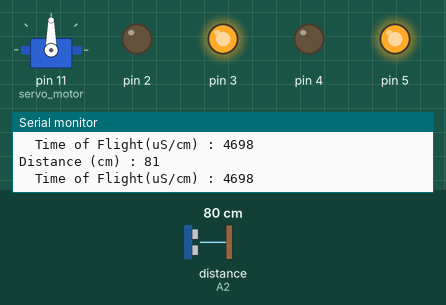
Bench run of a sketch on a simulated Arduino Uno, built with avr-gcc and run on an emulated ATmega328P. On the bench: servo, output pins drawn as LEDs (lit = HIGH), the last lines printed to the serial monitor. The test bench sets the inputs (shaded band); at power-on: distance to the obstacle (sensor on A2) 80 cm. The echo pulse lasts 58.3 µs per cm.

Above: at 3.9 s.
4.0 s: distance to the obstacle (sensor on A2) set to 23 cm
7.0 s: distance to the obstacle (sensor on A2) set to 19 cm
At 8.6 s:
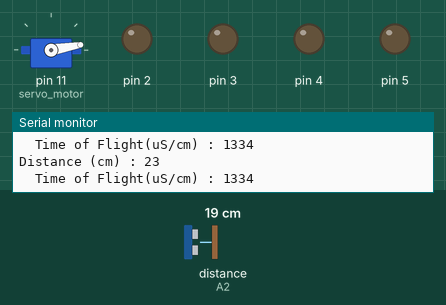
10.0 s: distance to the obstacle (sensor on A2) set to 120 cm
At 10.4 s:
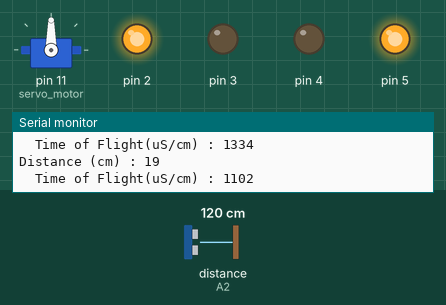
12.0 s: distance to the obstacle (sensor on A2) set to 2 cm
At 14.7 s:
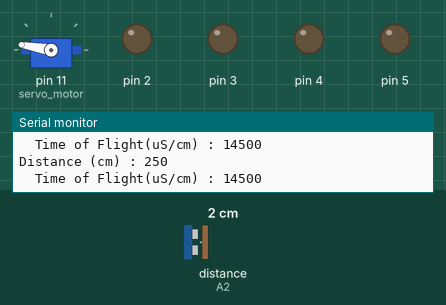
Timing chart, 0 to 16.0 s (numbered marks = the images above; inputs shaded):
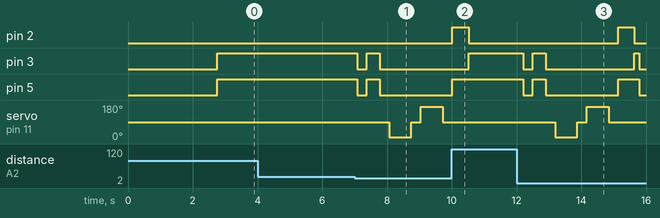

Measured:
- the behaviour switches between 21 and 20 cm on distance to the obstacle (sensor on A2) (found by bisection; images 0 and 1)
- after the input at 7.0 s, pin 3, pin 5: HIGH → LOW after 0.08 s, → HIGH 0.30 s later, → LOW 0.40 s later; servo on pin 11 (servo_motor): 90° → 10° after 1.1 s, → 90° 0.67 s later, → 170° 0.30 s later, → 90° 0.67 s later
- after the input at 10.0 s, pin 3: goes on until 10.5 s, then stays HIGH; pin 5: goes on until 10.0 s, then stays HIGH; servo on pin 11 (servo_motor): stays 90° (without the input it goes to 10° after 1.7 s)
- after the input at 12.0 s, pin 2: LOW → HIGH after 3.1 s, → LOW 0.50 s later; pin 3: goes LOW 0.30 s, HIGH 0.40 s, LOW 2.7 s, HIGH 0.15 s, then LOW, starting after 0.20 s

The sketch:

Motor_C_language.ino
```cpp
#include <Servo.h>
#include <NewPing.h>
#include <avr/io.h>
#include <util/delay.h>

// const int LeftMotorForward = 5;
// const int LeftMotorBackward = 4;
// const int RightMotorForward = 3;
// const int RightMotorBackward = 2;

//sensor pins
#define trig_pin A1 //analog input 1
#define echo_pin A2 //analog input 2

// int LED1 = 8;
// int LED2 = 9;
// int LED3 = 10;


boolean goesForward = false;
int distance = 100;

NewPing sonar(trig_pin, echo_pin, distance); //sensor function
Servo servo_motor; //our servo name


void setup(){

 DDRD |= ((1 << 2) | (1 << 3) | (1 << 4) | (1 << 5));
 DDRB |= ((1 << 8) | (1 << 9) | (1 << 10));
  // pinMode(RightMotorForward, OUTPUT);
  // pinMode(LeftMotorForward, OUTPUT);
  // pinMode(LeftMotorBackward, OUTPUT);
  // pinMode(RightMotorBackward, OUTPUT);
  // pinMode(LED1, OUTPUT);
  // pinMode(LED2, OUTPUT);
  // pinMode(LED3, OUTPUT);

  servo_motor.attach(11); //our servo pin

  servo_motor.write(90);
  delay(2000);
  distance = readPing();
  delay(100);
  distance = readPing();
  delay(100);
  distance = readPing();
  delay(100);
  distance = readPing();
  delay(100);
}

void loop(){

  // digitalWrite(LED1, LOW);
  // digitalWrite(LED2, LOW);
  // digitalWrite(LED3, LOW);
  PORTB &= ~((1 << 8) | (1 << 9) | (1 << 10));

  int distanceRight = 0;
  int distanceLeft = 0;
  delay(50);


  if (distance <= 20){
    moveStop();
    delay(300);
    moveBackward();
    delay(400);
    moveStop();
    delay(300);
    distanceRight = lookRight();
    delay(300);
    distanceLeft = lookLeft();
    delay(300);

    if (distance >= distanceLeft){
      measure_distance();
      // digitalWrite(LED1, HIGH);
      PORTB |= (1 << 8);
      turnRight();
      moveStop();

    }
    else{
      measure_distance();
      // digitalWrite(LED3, HIGH);
      PORTB |= (1 << 10);
      turnLeft();
      moveStop();


    }
  }
  if(distance <= 40){
    measure_distance();
    // digitalWrite(LED2, HIGH);
    PORTB |= (1 << 9);
    moveForward();

    }
  else{
    measure_distance();
    moveBackward();

  }
    measure_distance();
    distance = readPing();


    Serial.begin(9600);
}

int lookRight(){
  servo_motor.write(10);
  delay(500);
  int distance = readPing();
  delay(100);
  servo_motor.write(90);
  return distance;
}

int lookLeft(){
  servo_motor.write(170);
  delay(500);
  int distance = readPing();
  delay(100);
  servo_motor.write(90);
  return distance;
  delay(100);
}

int readPing(){
  delay(70);
  int cm = sonar.ping_cm();
  if (cm==0){
    cm=250;
  }
  return cm;
}

void moveStop(){

  // digitalWrite(RightMotorForward, LOW);
  // digitalWrite(LeftMotorForward, LOW);
  // digitalWrite(RightMotorBackward, LOW);
  // digitalWrite(LeftMotorBackward, LOW);
  PORTD &= ~((1 << 2) | (1 << 3) | (1 << 4) | (1 << 5));
}

void moveForward(){

  if(!goesForward){

    goesForward=true;

    PORTD |= ((1 << 5) | (1 << 3));
    PORTD &= ~((1 << 4) | (1 << 2));
    // digitalWrite(LeftMotorForward, HIGH);
    // digitalWrite(RightMotorForward, HIGH);

    // digitalWrite(LeftMotorBackward, LOW);
    // digitalWrite(RightMotorBackward, LOW);
  }
}

void moveBackward(){

  goesForward=false;

  PORTD &= ~((1 << 4) | (1 << 2));
  PORTD |= ((1 << 5) | (1 << 3));
  // digitalWrite(LeftMotorBackward, LOW);
  // digitalWrite(RightMotorBackward, LOW);

  // digitalWrite(LeftMotorForward, HIGH);
  // digitalWrite(RightMotorForward, HIGH);

}

void turnRight(){

  PORTD |= ((1 << 5) | (1 << 2));
  PORTD &= ~((1 << 3) | (1 << 4));
  // digitalWrite(LeftMotorForward, HIGH);
  // digitalWrite(RightMotorBackward, HIGH);

  // digitalWrite(LeftMotorBackward, LOW);
  // digitalWrite(RightMotorForward, LOW);

  delay(500);

  PORTD |= ((1 << 5) | (1 << 3));
  PORTD &= ~((1 << 2) | (1 << 4));
  // digitalWrite(LeftMotorForward, HIGH);
  // digitalWrite(RightMotorForward, HIGH);

  // digitalWrite(LeftMotorBackward, LOW);
  // digitalWrite(RightMotorBackward, LOW);


}

void turnLeft(){

  PORTD |= ((1 << 3) | (1 << 4));
  PORTD &= ~((1 << 2) | (1 << 5));
  // digitalWrite(LeftMotorBackward, HIGH);
  // digitalWrite(RightMotorForward, HIGH);

  // digitalWrite(LeftMotorForward, LOW);
  // digitalWrite(RightMotorBackward, LOW);

  delay(500);

  PORTD |= ((1 << 5) | (1 << 3));
  PORTD &= ~((1 << 2) | (1 << 4));
//   digitalWrite(LeftMotorForward, HIGH);
//   digitalWrite(RightMotorForward, HIGH);

//   digitalWrite(LeftMotorBackward, LOW);
//   digitalWrite(RightMotorBackward, LOW);
  }


void measure_distance(){
    Serial.print("Distance (cm) : ");
    Serial.println(distance);
    Serial.print("\tTime of Flight(uS/cm) : ");
    Serial.println(distance * (2 * 29));

}
```
